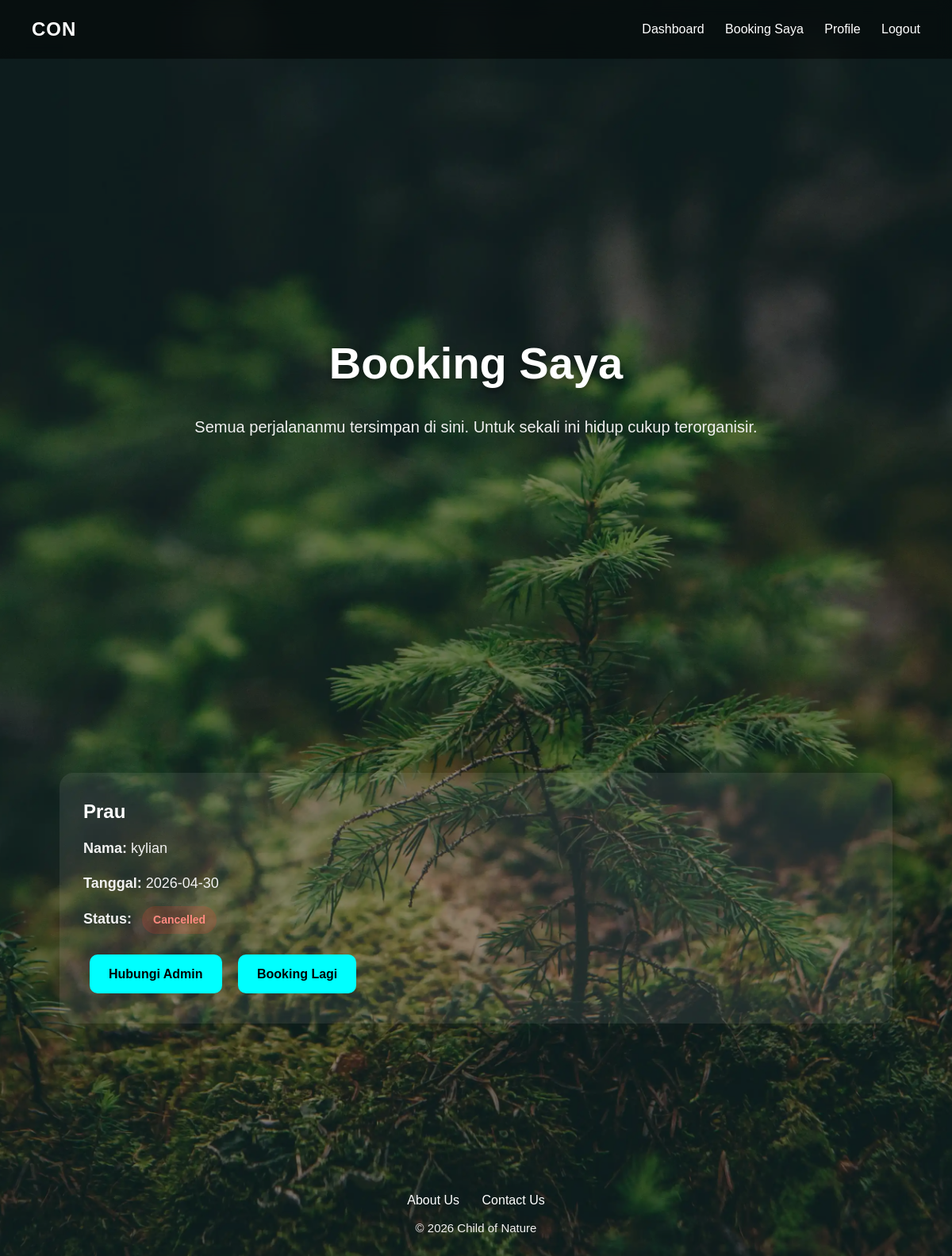
The page /my-bookings (signed in) on the database its author committed.
### tables this page shows
CREATE TABLE bookings (
    id INTEGER PRIMARY KEY AUTOINCREMENT,
    username TEXT,
    trip_name TEXT,
    full_name TEXT,
    phone TEXT,
    people INTEGER,
    trip_date TEXT,
    note TEXT,
    status TEXT
);

### app.py (the view)
@app.route("/my-bookings")
def my_bookings():
    if "user" not in session:
        return redirect("/login")
    conn = sqlite3.connect("database.db")
    cur = conn.cursor()
    cur.execute("""
    SELECT trip_name, full_name, trip_date, status
    FROM bookings
    WHERE username=?
    ORDER BY id DESC
    """, (session["user"],))
    data = cur.fetchall()
    conn.close()
    return render_template("my_bookings.html", data=data)

### templates/my_bookings.html (shortened to what this page needs)
{% extends "base.html" %}
{% block content %}
<section class="hero">
    <h1>Booking Saya</h1>
    <p>
        Semua perjalananmu tersimpan di sini.
        Untuk sekali ini hidup cukup terorganisir.
    </p>
</section>
<section class="container">
{% if data %}
<div class="services">
{% for item in data %}
<div class="card service-card">
    <h2>{{ item[0] }}</h2>
    <p><strong>Nama:</strong> {{ item[1] }}</p>
    <p><strong>Tanggal:</strong> {{ item[2] }}</p>
    <p>
        <strong>Status:</strong>
        {% if item[3] == "Pending" %}
            <span class="status pending">Pending</span>
        {% elif item[3] == "Confirmed" %}
            <span class="status confirmed">Confirmed</span>
        {% elif item[3] == "Completed" %}
            <span class="status done">Completed</span>
        {% else %}
            <span class="status cancel">{{ item[3] }}</span>
        {% endif %}
    </p>
    <div class="hero-buttons">
        <a href="https://wa.me/6281234567890" target="_blank" class="btn">
            Hubungi Admin
        </a>
        <a href="/packages" class="btn">
            Booking Lagi
        </a>
    </div>
</div>
{% endfor %}
</div>
{% endif %}
</section>
{% endblock %}

### static/style.css (style rules this page uses)
* { margin: 0; padding: 0; box-sizing: border-box; }
html { scroll-behavior: smooth; }
body { font-family: Arial, sans-serif; color: white; background-color: #111; line-height: 1.6; }
body::before { content: ""; position: fixed; inset: 0; background-image: url("bg.webp"); background-size: cover; background-position: center; background-repeat: no-repeat; z-index: -2; }
body::after { content: ""; position: fixed; inset: 0; background: rgba(0,0,0,0.42); z-index: -1; }
.container { max-width: 1150px; margin: auto; padding: 60px 25px; }
.hero { min-height: 90vh; display: flex; flex-direction: column; justify-content: center; text-align: center; padding: 70px 20px; animation: fadeUp 1s ease; }
.hero h1 { font-size: 56px; margin-bottom: 20px; text-shadow: 0 4px 10px rgba(0,0,0,0.5); }
.hero p { font-size: 20px; max-width: 760px; margin: 0 auto 22px; color: #f0f0f0; }
.hero-buttons .btn { margin: 8px; }
h1 { font-size: 42px; margin-bottom: 18px; }
h2 { margin-bottom: 12px; }
p { font-size: 18px; color: #f1f1f1; }
.card { padding: 30px; border-radius: 18px; background: rgba(255,255,255,0.08); backdrop-filter: blur(10px); margin-top: 25px; }
.btn { display: inline-block; padding: 12px 24px; margin-top: 12px; border-radius: 10px; background: cyan; color: black; text-decoration: none; font-weight: bold; border: none; cursor: pointer; transition: 0.3s; }
.services { display: grid; grid-template-columns: repeat(auto-fit, minmax(260px,1fr)); gap: 25px; margin-top: 35px; }
.service-card { transition: 0.3s; }
.service-card h2 { font-size: 24px; }
.service-card p { margin-bottom: 15px; }
.status { display: inline-block; padding: 6px 14px; border-radius: 30px; font-size: 14px; font-weight: bold; margin-left: 8px; }
.status.cancel { background: rgba(244, 67, 54, 0.18); color: #ff8a80; }
.service-card .hero-buttons { margin-top: 18px; }
.service-card .hero-buttons .btn { margin-right: 8px; margin-bottom: 8px; }

### rows shown on the page
bookings: trip_name "Prau", full_name "kylian", trip_date "2026-04-30", status "Cancelled"
